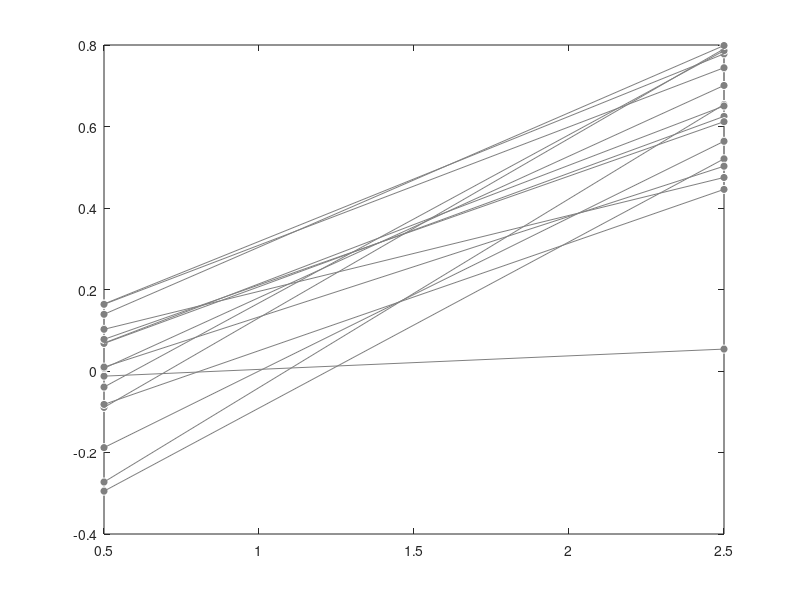

Reproduce this figure in MATLAB. (Note: this script raises an error after producing the figure.)
%% clear contents and add function folder with subfolders

clear
close all
clc

homedir = mfilename('fullpath');
funcdir = [homedir(1:end-14) 'functions'];
addpath(genpath(funcdir))

%% load the data

load data_fig5d.mat

% Relevant variables are:
% intrinsic_matrix_inferred: stimulus and action decoder output correlation computed on ongoing activity. This is the same is the outlined region in Figure 5c
% evoked_matrix_inferred: stimulus and action decoder output correlation computed on evoked activity.
% r_null_inf: Correlation of the evoked responses between the first and second half of data (serves as the null distribution for comparison)

%% correlate vectorized evoked and intrinsic correlation matrices

r_all = nan(size(evoked_matrix_inferred,1),1);
for subi = 1:size(evoked_matrix_inferred,1)
    a = evoked_matrix_inferred(subi,:)';
    b = intrinsic_matrix_inferred(subi,:)';    
    r_all(subi) = corr(a,b);    
end

%% plot correlation between evoked and intrinsic correlations and compare to null

figure

a = r_all; %correlation of evoked responses and iFC
b = r_null_inf; %mean across-trial consistency of correlation of evoked responses

plot(0.5,squeeze(a),'wo','MarkerFaceColor',[1 1 1]*.5)
hold on
plot(2.5,squeeze(b),'wo','MarkerFaceColor',[1 1 1]*.5)
plot([0.5 2.5],[a b],'Color',[1 1 1]*.5)
bar(nanmean([a b]),'EdgeColor','none')
wse([a b],1);
ylim([-0.4 1])

box off
set(gca,'tickdir','out')
set(gca,'fontsize',15,'xtick',[])

stats = permtestnds(a, zeros(size(a)), 10000,0.05,'both');
text(1,0.1,['p = ' num2str(stats.p)])

stats = permtestnds(b, zeros(size(b)), 10000,0.05,'both');
text(2,0.9,['p = ' num2str(stats.p)])

stats = permtestnds(a, b, 10000,0.05,'both');
title(['p = ' num2str(stats.p)])

